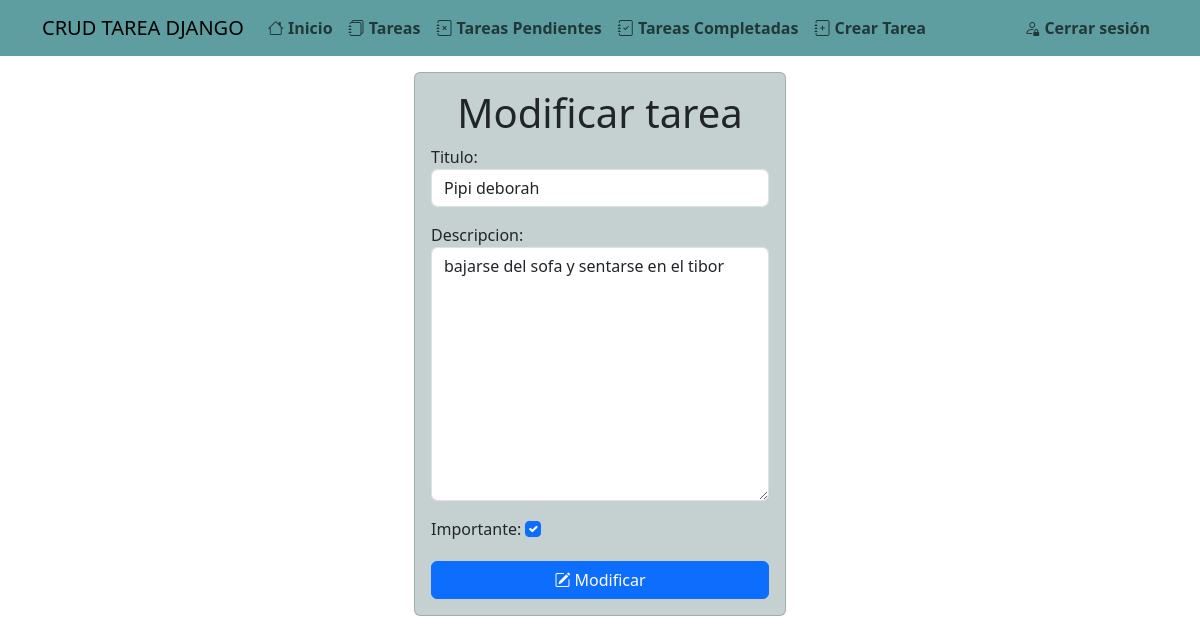
Page /tasks/19/ (signed in) on the committed database.
### tasks/models.py (models this page shows, shortened)
class Task(models.Model):
    titulo = models.CharField(max_length=100)
    descripcion = models.TextField(blank=True)
    fecha_creacion = models.DateTimeField(auto_now_add=True)
    fecha_completada = models.DateTimeField(null=True, blank=True)
    importante = models.BooleanField(default=False)
    user = models.ForeignKey(User, on_delete=models.CASCADE)

### tasks/views.py (the view, shortened to what this page needs)
# urls.py: path('tasks/<int:task_id>/', views.task_detalle, name='task_detalle'),
@login_required
def task_detalle(request, task_id):
    if request.method == 'GET':
        task = get_object_or_404(Task, pk=task_id, user=request.user)
        form = TaskForm(instance=task)
        return render(request, 'task_detalle.html', {
            'task':task, 'form':form
            })

### tasks/forms.py
class TaskForm(forms.ModelForm):
    class Meta:
        model = Task
        fields = ['titulo', 'descripcion', 'importante']
        widgets = {
            'titulo': forms.TextInput(attrs={'class': 'form-control', 'placeholder': 'Escriba un titulo'}),
            'descripcion': forms.Textarea(attrs={'class': 'form-control', 'placeholder': 'Escriba una descripcion'}),
            'importante': forms.CheckboxInput(attrs={'class': 'form-check-input'})
        }

### tasks/templates/task_detalle.html (shortened to what this page needs)
{% extends 'base.html' %}
{% block content %}
<main class="container">
    <div class="col-md-4 offset-md-4 mt-3">
        <form method="POST" class="card card-body" style="background-color:rgb(197, 209, 209);">
            <h1 style="text-align: center;">Modificar tarea</h1>
            {{form.as_p}}
            <button class="btn btn-primary mt-1">
                <i
                class="bi bi-pencil-square"></i> Modificar
            </button>
        </form>
    </div>
</main>
{% endblock %}

### rows in the picture
Task: titulo "Pipi deborah", descripcion "bajarse del sofa y sentarse en el tibor", importante "☑"
